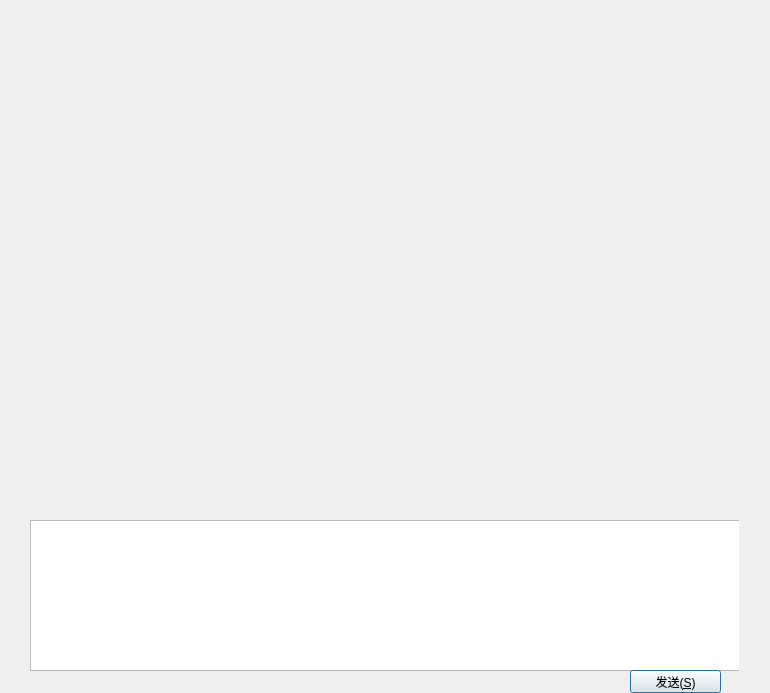
<?xml version="1.0" encoding="UTF-8"?>
<ui version="4.0">
 <class>Dialog</class>
 <widget class="QDialog" name="Dialog">
  <property name="geometry">
   <rect>
    <x>0</x>
    <y>0</y>
    <width>770</width>
    <height>693</height>
   </rect>
  </property>
  <property name="sizePolicy">
   <sizepolicy hsizetype="Expanding" vsizetype="Preferred">
    <horstretch>0</horstretch>
    <verstretch>0</verstretch>
   </sizepolicy>
  </property>
  <property name="windowTitle">
   <string>Dialog</string>
  </property>
  <widget class="BubbleList" name="widget_bubble_show" native="true">
   <property name="geometry">
    <rect>
     <x>30</x>
     <y>20</y>
     <width>709</width>
     <height>501</height>
    </rect>
   </property>
   <property name="sizePolicy">
    <sizepolicy hsizetype="Expanding" vsizetype="Expanding">
     <horstretch>0</horstretch>
     <verstretch>0</verstretch>
    </sizepolicy>
   </property>
   <property name="minimumSize">
    <size>
     <width>0</width>
     <height>0</height>
    </size>
   </property>
   <property name="mouseTracking">
    <bool>true</bool>
   </property>
  </widget>
  <widget class="QWidget" name="widgetMsg" native="true">
   <property name="geometry">
    <rect>
     <x>30</x>
     <y>520</y>
     <width>709</width>
     <height>181</height>
    </rect>
   </property>
   <property name="sizePolicy">
    <sizepolicy hsizetype="Expanding" vsizetype="Fixed">
     <horstretch>0</horstretch>
     <verstretch>0</verstretch>
    </sizepolicy>
   </property>
   <property name="minimumSize">
    <size>
     <width>709</width>
     <height>181</height>
    </size>
   </property>
   <widget class="QTextEdit" name="tedit_send_msg">
    <property name="geometry">
     <rect>
      <x>0</x>
      <y>0</y>
      <width>711</width>
      <height>151</height>
     </rect>
    </property>
    <property name="sizePolicy">
     <sizepolicy hsizetype="Expanding" vsizetype="Expanding">
      <horstretch>0</horstretch>
      <verstretch>0</verstretch>
     </sizepolicy>
    </property>
   </widget>
   <widget class="QPushButton" name="btn_sendmsg">
    <property name="geometry">
     <rect>
      <x>600</x>
      <y>150</y>
      <width>91</width>
      <height>23</height>
     </rect>
    </property>
    <property name="text">
     <string>发送(&amp;S)</string>
    </property>
   </widget>
  </widget>
 </widget>
 <customwidgets>
  <customwidget>
   <class>BubbleList</class>
   <extends>QWidget</extends>
   <header>chatbubble.h</header>
   <container>1</container>
  </customwidget>
 </customwidgets>
 <resources/>
 <connections/>
</ui>
